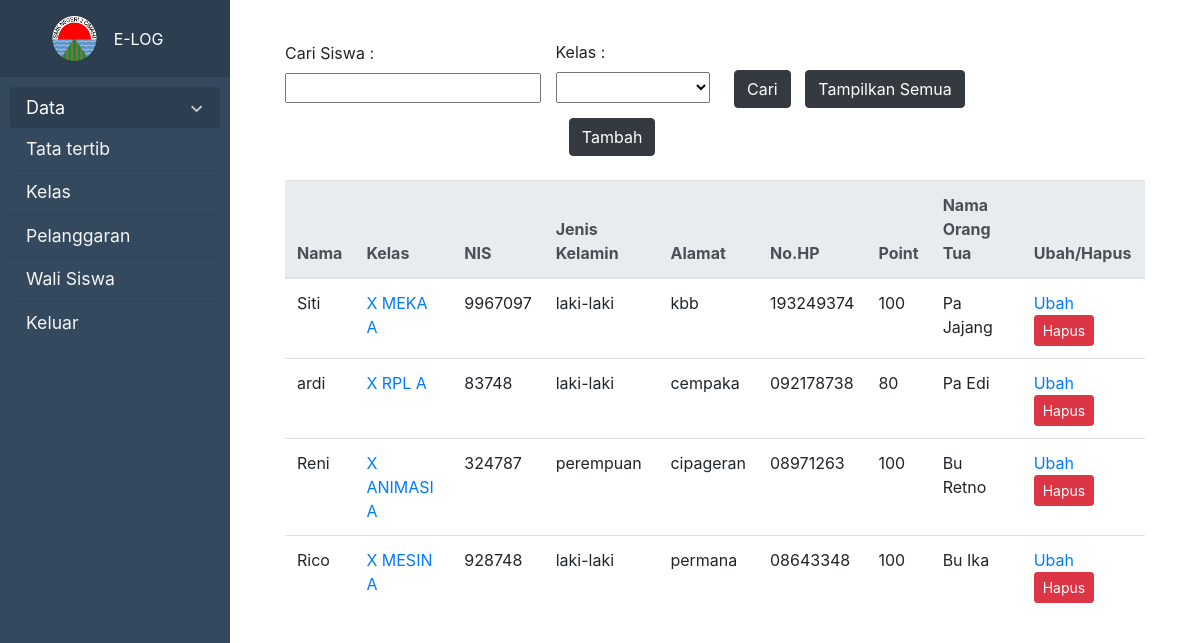
Screenshot of /master/fungsi_kurikulum/siswa/siswa.php?id=1 (signed in) with the database file from the repository.
### tables this page shows
CREATE TABLE `user` (
  `id_user` int(11) NOT NULL,
  `id_role` int(11) NOT NULL,
  `nama` varchar(200) NOT NULL,
  `username` varchar(200) NOT NULL,
  `password` varchar(200) NOT NULL,
  `jk` enum('perempuan','laki-laki') NOT NULL,
  `alamat` varchar(500) NOT NULL,
  `nohp` varchar(15) NOT NULL
);

CREATE TABLE `kelas` (
  `id_kelas` int(11) NOT NULL,
  `id_jurusan` int(11) NOT NULL,
  `id_pembimbing` int(11) NOT NULL,
  `nama_kelas` varchar(100) NOT NULL
);

CREATE TABLE `ortu` (
  `id_ortu` int(11) NOT NULL,
  `id_siswa` int(11) NOT NULL,
  `id_user` int(11) NOT NULL,
  `id_pembimbing` int(11) NOT NULL,
  `nama_ortu` varchar(200) NOT NULL
);

CREATE TABLE `siswa` (
  `id_siswa` int(11) NOT NULL,
  `id_user` int(11) NOT NULL,
  `nama_siswa` varchar(200) NOT NULL,
  `nis` int(11) NOT NULL,
  `sisa_point` varchar(3) NOT NULL,
  `id_kelas` int(11) NOT NULL
);

### master/fungsi_kurikulum/siswa/siswa.php (the view, shortened to what this page needs)
<?php
include '../../../connection.php';
?>
<!DOCTYPE html>
<html lang="en">
<head>
    <link rel="stylesheet" type="text/css" href="../../../css/style.css">
    <link rel="stylesheet" type="text/css" href="../../../css/bootstrap.css">
</head>
<body>
<?php
    $id = $_SESSION['id'];
?>
<div class="wrapper">
    <nav id="sidebar">
        <div class="sidebar-header">
        <a class="sidebar-brand d-flex align-items-center justify-content-center" href="../../dashboard_master.php?id=<?= $id;?>" style="color:white; text-decoration:none;">
        <div class="sidebar-brand-icon">
          <img class="img-profile rounded-circle" src="../../images/logosmk2cimahi.png" width="47px" height="47px">
        </div>
        <div class="sidebar-brand-text mx-3">E-LOG</div>
      </a>
        </div>
        <ul class="list-unstyled components">
            <button class="dropdown-btn active">Data
                <i class="fa fa-caret-down"><img src="../../images/white-down-arrow-png-2.png" width="15" height="15"></i>
            </button>
            <hr class="sidebar-divider my-0">
            <li class="nav-item">
                <a href="../../fungsi_bk/pelanggaran/lihat_pelanggaran.php?id=<?= $id;?>" class="nav-link"><i class="fas fa-fw fa-clipboard-list"></i>
                <span>Tata tertib</span></a>
            </li>
            <hr class="sidebar-divider my-0">
            <li class="nav-item">
                <a href="../../fungsi_bk/kelas/kelas.php?id=<?= $id;?>" class="nav-link"><i class="fas fa-fw fa-clipboard-list"></i>
                <span>Kelas</span></a>
            </li>
            <hr class="sidebar-divider my-0">
            <li class="nav-item">
                <a href="../../fungsi_bk/pelanggaran/pelanggaran_siswa.php?id=<?= $id;?>" class="nav-link"><i class="fas fa-fw fa-clipboard-list"></i>
                <span>Pelanggaran</span></a>
            </li>
            <hr class="sidebar-divider my-0">
            <li class="nav-item">
                <a href="../../fungsi_bk/wali/wali_siswa.php?id=<?= $id;?>" class="nav-link"><i class="fas fa-fw fa-clipboard-list"></i>
                <span>Wali Siswa</span></a>
            </li>
            <hr class="sidebar-divider my-0">
            <li class="nav-item">
                <a href="../../../admin/logout.php" class="nav-link"><i class="fas fa-fw fa-clipboard-list"></i>
                <span>Keluar</span></a>
            </li>
        </ul>
    </nav>
<div id="content">
    <div class="container-fluid">
        <div style="display: inline-block;">
        <form action="siswa.php">
            <div style="display: inline-block;padding-right: 10px;padding-bottom: 10px;">
                <label>Cari Siswa : </label><br>
                <input type="text" name="cari">
            </div>
            <div style="display: inline-block;padding-right: 10px;">
                <label>Kelas :</label><br>
                <select name="filter" style="height: 31px;">
                    <option value=""></option>
                    <?php
                    $querykel = mysqli_query($conn, "SELECT * FROM kelas");
                        foreach ($querykel as $akey) :
                    ?>
                        <option value="<?=$akey['id_kelas'];?>"><?=$akey['nama_kelas'];?></option>
                    <?php
                        endforeach
                    ?>
                </select>
            </div>
            <div style="display: inline-block;padding: 10px;">
                <button type="submit" class="btn btn-dark" name="caribut">Cari</button>
            </div>
            <div style="display: inline-block;">
                <button type="submit" class="btn btn-dark" name="clearbut">Tampilkan Semua</button>
            </div>
        </form>
        </div>
        <div style="display: inline-block;margin-right: 30px;padding-left: 33%">
            <button type="button" class="btn btn-dark" data-toggle="modal" data-target="#exampleModal ">Tambah</button>
        </div>
        <br>
        <div class="divtable">
            <table class="table">
            <thead class="thead-light">
            <br>
                <tr>
                    <th scope="col">Nama</th>
                    <th scope="col">Kelas</th>
                    <th scope="col">NIS</th>
                    <th scope="col">Jenis Kelamin</th>
                    <th scope="col">Alamat</th>
                    <th scope="col">No.HP</th>
                    <th scope="col">Point</th>
                    <th scope="col">Nama Orang Tua</th>
                    <th scope="col">Ubah/Hapus</th>
                </tr>
            </thead>
            <tbody>
            <?php
                if(isset($_GET['caribut'])){
                    $nama = $_GET['cari'];
                    $kelas = $_GET['filter'];
                    if ($nama != "" && $kelas != "") {
                        $querysis = mysqli_query($conn, "SELECT user.*, kelas.*, siswa.* FROM ((siswa INNER JOIN user ON siswa.id_user = user.id_user) INNER JOIN kelas ON kelas.id_kelas = siswa.id_kelas) WHERE user.id_role = 5 AND (user.nama LIKE '$nama%' OR siswa.nis LIKE '$nama%') AND siswa.id_kelas = $kelas ORDER BY kelas.id_kelas ASC");
                    }else if ($nama != "" && $kelas == "") {
                        $querysis = mysqli_query($conn, "SELECT user.*, kelas.*, siswa.* FROM ((siswa INNER JOIN user ON siswa.id_user = user.id_user) INNER JOIN kelas ON kelas.id_kelas = siswa.id_kelas) WHERE user.id_role = 5 AND (user.nama LIKE '$nama%' OR siswa.nis LIKE '$nama%') ORDER BY kelas.id_kelas ASC");
                    }else if ($nama == "" && $kelas != "") {
                        $querysis = mysqli_query($conn, "SELECT user.*, kelas.*, siswa.* FROM ((siswa INNER JOIN user ON siswa.id_user = user.id_user) INNER JOIN kelas ON kelas.id_kelas = siswa.id_kelas) WHERE user.id_role = 5 AND siswa.id_kelas = $kelas ORDER BY kelas.id_kelas ASC");
                    }else{
                        $querysis = mysqli_query($conn, "SELECT user.*, kelas.*, siswa.* FROM ((siswa INNER JOIN user ON siswa.id_user = user.id_user) INNER JOIN kelas ON kelas.id_kelas = siswa.id_kelas) WHERE user.id_role = 5 ORDER BY kelas.id_kelas ASC");
                    }
                }else if(isset($_GET['clearbut'])) {
                    $querysis = mysqli_query($conn, "SELECT user.*, kelas.*, siswa.* FROM ((siswa INNER JOIN user ON siswa.id_user = user.id_user) INNER JOIN kelas ON kelas.id_kelas = siswa.id_kelas) WHERE user.id_role = 5 ORDER BY kelas.id_kelas ASC");
                }else{
                    $querysis = mysqli_query($conn, "SELECT user.*, kelas.*, siswa.* FROM ((siswa INNER JOIN user ON siswa.id_user = user.id_user) INNER JOIN kelas ON kelas.id_kelas = siswa.id_kelas) WHERE user.id_role = 5 ORDER BY kelas.id_kelas ASC");
                }
            ?>
            <?php while($key = mysqli_fetch_array($querysis)) {?>
            <?php
                $idsiswa = $key['id_siswa'];
                $queryort = mysqli_query($conn, "SELECT user.*, siswa.*, ortu.* FROM ((ortu INNER JOIN user ON ortu.id_user = user.id_user) INNER JOIN siswa ON ortu.id_siswa = siswa.id_siswa) WHERE ortu.id_siswa = $idsiswa");
            ?>
            <?php while($keyort = mysqli_fetch_array($queryort)) {?>
            <tr>
                <td><?php echo $key['nama']; ?></td>
                <td><a href="detailkelas_sis.php?idkel=<?=$key['id_kelas']?>&&namasis=<?=$key['nama']?>" type="button"><?php echo $key['nama_kelas']; ?></a></td>
                <td><?php echo $key['nis']; ?></td>
                <td><?php echo $key['jk']; ?></td>
                <td><?php echo $key['alamat']; ?></td>
                <td><?php echo $key['nohp']; ?></td>
                <td><?php echo $key['sisa_point']; ?></td>
                <td><?php echo $keyort['nama']; ?></td>
                <td>
                    <a href="#" type="button"  data-toggle="modal" data-target="#myModal<?php echo $key['id_user']; ?><?php echo $keyort['id_user']; ?> ">Ubah</a>
                    <a href='hapus_siswa.php?id=<?=$key['id_user']?>&&idort=<?=$keyort['id_user']?>' class='btn btn-danger btn-sm' onclick="return confirm('Menghapus data siswa berarti menghapus data orang tua nya juga . Apakah Anda yakin ingin menghapusnya ?')">Hapus</a>
                </td>
        </tr>
        <?php } ?>
        <?php } ?>
    </tbody>
</table>
    </div>
</div>
</div>
</div>
</body>
</html>

### css/style.css (style rules this page uses)
body { background: #420606; }
a { background-color: cornsilk; }
.wrapper { display: flex; text-decoration: none; transition: 0.3%; }
#sidebar { min-width: 230px; max-width: 230px; background: #34495e; color: #fff; transition: all 0.3s; }
#sidebar .active { margin-left: absolute; }
#sidebar .sidebar-header { padding: 15px; background: #2c3e50; }
#sidebar ul.components { padding: 10px; }
ul li a { padding: 5px; font-size: 1.1em; text-decoration: none; color : whitesmoke; }
#content { width: 100%; padding: 40px; min-height: 100vh; transition: all 0.3s; }
.dropdown-btn { padding: 6px 8px 6px 16px; text-decoration: none; font-size: 18px; color: white; display: block; border: none; background: #34495e; width:100%; text-align: left; cursor: pointer; outline: none; }
.active { background-color: #2c3e50; color: white; }
.fa-caret-down { float: right; padding-right: 8px; }

### rows the page displays
ortu: id_siswa.nis "9967097", id_siswa.sisa_point "100", id_user.nama "Pa Jajang"
user: nama "Siti", jk "laki-laki", alamat "kbb", nohp "193249374"
kelas: nama_kelas "X MEKA A"
ortu: id_siswa.nis "83748", id_siswa.sisa_point "80", id_user.nama "Pa Edi"
user: nama "ardi", jk "laki-laki", alamat "cempaka", nohp "092178738"
kelas: nama_kelas "X RPL A"
ortu: id_siswa.nis "324787", id_siswa.sisa_point "100", id_user.nama "Bu Retno"
user: nama "Reni", jk "perempuan", alamat "cipageran", nohp "08971263"
kelas: nama_kelas "X ANIMASI A"
ortu: id_siswa.nis "928748", id_siswa.sisa_point "100", id_user.nama "Bu Ika"
user: nama "Rico", jk "laki-laki", alamat "permana", nohp "08643348"
kelas: nama_kelas "X MESIN A"
